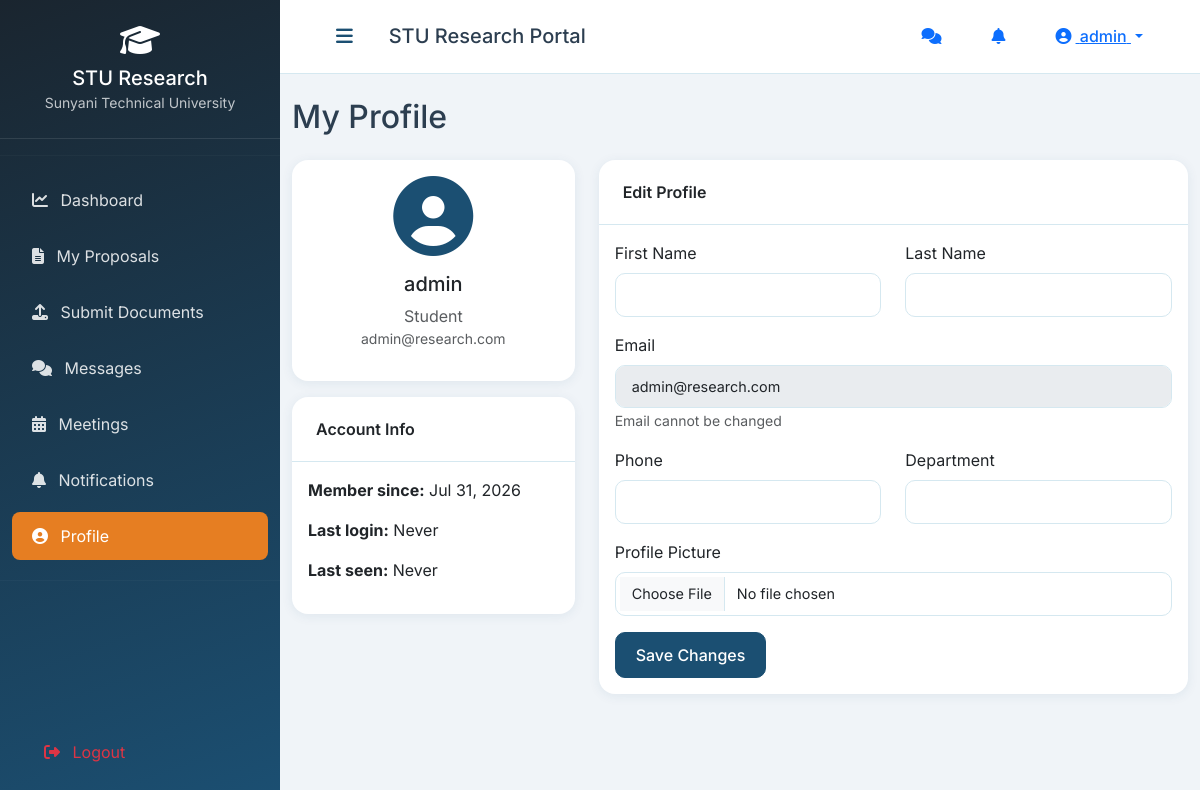
Page /profile/ (signed in) on the committed database.
### research/models.py (models this page shows, shortened)
class User(AbstractUser):
    ROLE_CHOICES = (
        ('admin', 'Administrator'),
        ('supervisor', 'Supervisor'),
        ('student', 'Student'),
    )
    role = models.CharField(max_length=20, choices=ROLE_CHOICES, default='student')
    student_id = models.CharField(max_length=50, unique=True, null=True, blank=True)
    phone = models.CharField(max_length=20, blank=True)
    department = models.CharField(max_length=100, blank=True)
    profile_pic = models.ImageField(upload_to='profile_pics/', null=True, blank=True)
    is_active = models.BooleanField(default=True)
    last_seen = models.DateTimeField(null=True, blank=True)

### research/views.py (the view, shortened to what this page needs)
# urls.py: path('profile/', views.profile, name='profile'),
@login_required
def profile(request):
    user = request.user
    context = {'section': 'profile'}
    return render(request, 'research/profile.html', context)

### research/context_processors.py (called while the page is built)
def notification_count(request):
    if request.user.is_authenticated:
        notif_count = Notification.objects.filter(user=request.user, is_read=False).count()
        try:
            from .models import Message
            msg_count = Message.objects.filter(recipient=request.user, is_read=False).count()
        except Exception:
            msg_count = 0
        return {
            'unread_notification_count': notif_count,
            'unread_msg_count': msg_count,
        }
    return {'unread_notification_count': 0, 'unread_msg_count': 0}

def user_role(request):
    if request.user.is_authenticated:
        return {'user_role': request.user.role}
    return {'user_role': None}

### templates/research/profile.html (shortened to what this page needs)
{% extends 'base.html' %}
{% load static %}
{% block content %}
<div class="row">
    <div class="col-12">
        <h2 class="mb-4">My Profile</h2>
    </div>
</div>
<div class="row">
    <div class="col-md-4">
        <div class="card">
            <div class="card-body text-center">
                {% if user.profile_pic %}
                    <img src="{{ user.profile_pic.url }}" class="rounded-circle mb-3" width="150" height="150" style="object-fit: cover;">
                {% else %}
                    <i class="fas fa-user-circle fa-5x mb-3" style="color: var(--primary);"></i>
                {% endif %}
                <h5>{{ user.get_full_name|default:user.username }}</h5>
                <p class="text-muted mb-0">{{ user.get_role_display }}</p>
                <p class="text-muted small">{{ user.student_id|default:user.email }}</p>
            </div>
        </div>
        <div class="card mt-3">
            <div class="card-header">Account Info</div>
            <div class="card-body">
                <p><strong>Member since:</strong> {{ user.date_joined|date:"M d, Y" }}</p>
                <p><strong>Last login:</strong> {{ user.last_login|date:"M d, Y H:i"|default:"Never" }}</p>
                <p><strong>Last seen:</strong> {{ user.last_seen|date:"M d, Y H:i"|default:"Never" }}</p>
            </div>
        </div>
    </div>
    <div class="col-md-8">
        <div class="card">
            <div class="card-header">Edit Profile</div>
            <div class="card-body">
                <form method="post" enctype="multipart/form-data">
                    <div class="row">
                        <div class="col-md-6 mb-3">
                            <label class="form-label">First Name</label>
                            <input type="text" name="first_name" class="form-control" value="{{ user.first_name }}">
                        </div>
                        <div class="col-md-6 mb-3">
                            <label class="form-label">Last Name</label>
                            <input type="text" name="last_name" class="form-control" value="{{ user.last_name }}">
                        </div>
                        <div class="col-md-12 mb-3">
                            <label class="form-label">Email</label>
                            <input type="email" class="form-control" value="{{ user.email }}" disabled>
                            <small class="text-muted">Email cannot be changed</small>
                        </div>
                        <div class="col-md-6 mb-3">
                            <label class="form-label">Phone</label>
                            <input type="text" name="phone" class="form-control" value="{{ user.phone }}">
                        </div>
                        <div class="col-md-6 mb-3">
                            <label class="form-label">Department</label>
                            <input type="text" name="department" class="form-control" value="{{ user.department }}">
                        </div>
                        <div class="col-md-12 mb-3">
                            <label class="form-label">Profile Picture</label>
                            <input type="file" name="profile_pic" class="form-control" accept="image/*">
                        </div>
                    </div>
                    <button type="submit" class="btn btn-primary">Save Changes</button>
                </form>
            </div>
        </div>
    </div>
</div>
{% endblock %}

### templates/base.html (shortened to what this page needs)
<!DOCTYPE html>
<html lang="en">
<head>
    <link href="https://cdn.jsdelivr.net/npm/bootstrap@5.3.2/dist/css/bootstrap.min.css" rel="stylesheet">
    <link rel="stylesheet" href="https://cdnjs.cloudflare.com/ajax/libs/font-awesome/6.5.0/css/all.min.css">
    {% load static %}
    <link rel="stylesheet" href="{% static 'css/custom.css' %}">
</head>
<body>
{% if user.is_authenticated %}{% include 'includes/sidebar.html' %}{% endif %}
<div class="main-content {% if user.is_authenticated %}with-sidebar{% endif %}">
    {% if user.is_authenticated %}
    <nav class="top-nav">
        <div class="container-fluid">
            <div class="d-flex justify-content-between align-items-center">
                <div class="d-flex align-items-center">
                    <button class="sidebar-toggle btn btn-link" id="sidebarToggle" aria-label="Toggle sidebar">
                        <i class="fas fa-bars"></i>
                    </button>
                    <h5 class="mb-0 ms-3 d-none d-md-block">STU Research Portal</h5>
                </div>
                <div class="d-flex align-items-center gap-2">
                    <a href="{% url 'conversation_list' %}" class="btn btn-link position-relative" title="Messages">
                        <i class="fas fa-comments"></i>
                    </a>
                    <div class="dropdown">
                        <button class="btn btn-link position-relative" type="button"
                                id="notifToggle" data-bs-toggle="dropdown"
                                aria-expanded="false" aria-label="Notifications">
                            <i class="fas fa-bell"></i>
                        </button>
                    </div>
                    <div class="dropdown">
                        <button class="btn btn-link dropdown-toggle" type="button" data-bs-toggle="dropdown">
                            <i class="fas fa-user-circle me-1"></i>
                            <span class="d-none d-md-inline">{{ user.get_full_name|default:user.username }}</span>
                        </button>
                    </div>
                </div>
            </div>
        </div>
    </nav>
    {% endif %}
    <main class="py-4">
        <div class="container-fluid">
            {% block content %}{% endblock %}
        </div>
    </main>
</div>
<div id="toast-container" class="toast-container position-fixed bottom-0 end-0 p-3" style="z-index:1200;"></div>
</body>
</html>

### research/static/css/custom.css (style rules this page uses)
:root { --primary: #1B4F72; --primary-dark: #0D3B5E; --primary-light: #2E86C1; --secondary: #2980B9; --accent: #E67E22; --success: #27AE60; --danger: #E74C3C; --warning: #F39C12; --light: #EBF5FB; --dark: #1A252F; --gray: #7F8C8D; --border: #D5E8F0; }
* { margin: 0; padding: 0; box-sizing: border-box; }
body { font-family: 'Inter', sans-serif; background: #F0F4F8; color: #2C3E50; }
.main-content { margin-left: 280px; transition: all 0.3s ease; min-height: 100vh; }
.top-nav { background: white; padding: 12px 24px; border-bottom: 1px solid var(--border); position: sticky; top: 0; z-index: 999; }
.sidebar-toggle { color: var(--primary); font-size: 1.2rem; background: transparent; border: none; }
.card { border: none; border-radius: 16px; box-shadow: 0 2px 12px rgba(27,79,114,0.08); transition: all 0.2s; }
.card-header { background: transparent; border-bottom: 1px solid var(--border); padding: 20px 24px; font-weight: 600; }
.form-control, .form-select { border-radius: 10px; border: 1px solid var(--border); padding: 10px 16px; font-size: 0.9rem; }
.btn { border-radius: 10px; padding: 10px 20px; font-weight: 500; }
.btn-primary { background: var(--primary); border-color: var(--primary); }
.toast-container { position: fixed; bottom: 20px; right: 20px; z-index: 1100; }

### rows in the picture
User: get_full_name "admin", role "Student", student_id "admin@research.com", date_joined "Jul 31, 2026", last_login "Never", last_seen "Never", email "admin@research.com"
